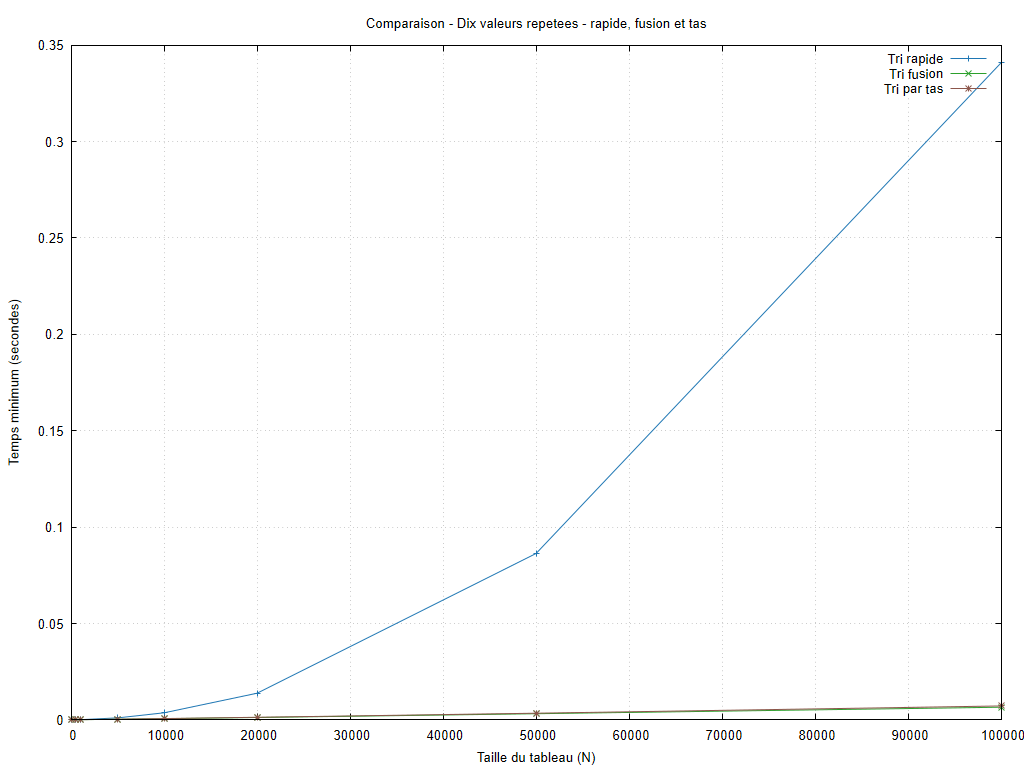

Reproduce this figure in gnuplot.
set encoding utf8
set terminal pngcairo size 1024,768 font 'Arial,10'
set output 'graphiques/20261010_184935/configurations/valeurs_repetees_rapides.png'
set datafile missing 'non_mesure'
set datafile separator ';'
set title 'Comparaison - Dix valeurs repetees - rapide, fusion et tas'
set xlabel 'Taille du tableau (N)'
set ylabel 'Temps minimum (secondes)'
set grid
set yrange [0:*]
plot 'resultats/20261010_184935/valeurs_repetees.csv' every ::1 using 1:8 title 'Tri rapide' with linespoints lc rgb '#1f77b4', 'resultats/20261010_184935/valeurs_repetees.csv' every ::1 using 1:10 title 'Tri fusion' with linespoints lc rgb '#2ca02c', 'resultats/20261010_184935/valeurs_repetees.csv' every ::1 using 1:12 title 'Tri par tas' with linespoints lc rgb '#8c564b'
unset output
